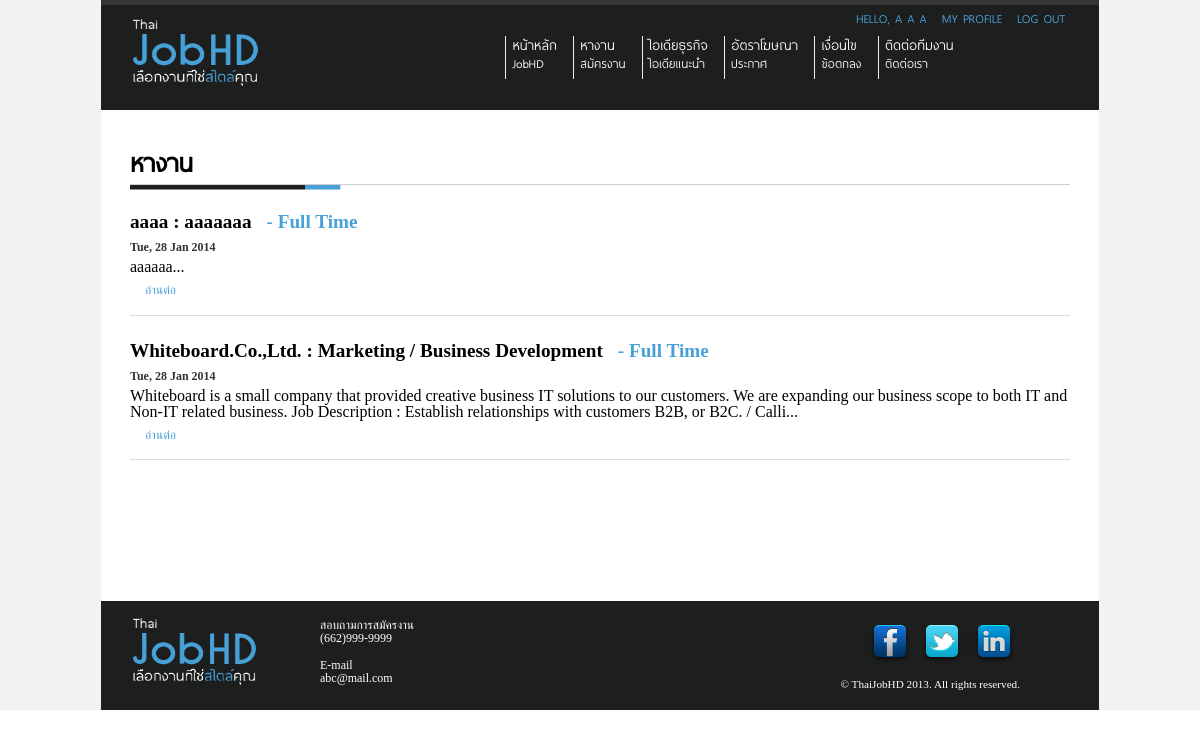
The app's page /Site/find-job.php (signed in) with its own data.
### tables this page shows
CREATE TABLE IF NOT EXISTS `buildthedot_thaijobhd_user_account` (
  `id` int(11) NOT NULL AUTO_INCREMENT,
  `email` varchar(200) NOT NULL,
  `password` varchar(250) NOT NULL,
  `firstname` varchar(200) NOT NULL,
  `midname` varchar(200) NOT NULL,
  `lastname` varchar(200) NOT NULL,
  `profile_picture` varchar(200) NOT NULL,
  `job_id` int(40) NOT NULL,
  `job_status` varchar(100) NOT NULL,
  `admin_status` int(1) NOT NULL,
  `birthdate` date NOT NULL,
  `place_of_birth` varchar(200) NOT NULL,
  `age` int(10) NOT NULL,
  `nationality` varchar(100) NOT NULL,
  `religion` varchar(100) NOT NULL,
  `height` int(10) NOT NULL,
  `weight` int(10) NOT NULL,
  `blood` varchar(10) NOT NULL,
  `lesion` varchar(100) NOT NULL,
  `current_address` varchar(250) NOT NULL,
  `phone_number` varchar(100) NOT NULL,
  `relationship_status` varchar(100) NOT NULL,
  `pouse_name` varchar(100) NOT NULL,
  `number_of_children` int(10) NOT NULL,
  `military_status` varchar(100) NOT NULL,
  `current_address_status` varchar(20) NOT NULL,
  `father_name` varchar(100) NOT NULL,
  `father_age` int(10) NOT NULL,
  `father_career` varchar(100) NOT NULL,
  `father_live_status` varchar(10) NOT NULL,
  `mother_name` varchar(100) NOT NULL,
  `mother_age` int(10) NOT NULL,
  `mother_career` varchar(100) NOT NULL,
  `mother_live_status` varchar(10) NOT NULL,
  PRIMARY KEY (`id`),
  UNIQUE KEY `email` (`email`)
);

CREATE TABLE IF NOT EXISTS `buildthedot_thaijobhd_job` (
  `JobID` int(11) NOT NULL AUTO_INCREMENT,
  `CompanyName` varchar(500) NOT NULL,
  `PositionThai` varchar(500) NOT NULL,
  `PositionEng` varchar(500) NOT NULL,
  `Place` varchar(1000) NOT NULL,
  `Quantity` varchar(100) NOT NULL,
  `property` varchar(1000) NOT NULL,
  `Saraly` varchar(100) NOT NULL,
  `JobDescription` varchar(1000) NOT NULL,
  `Recomment` int(11) NOT NULL,
  `StartTime` date NOT NULL,
  `EndTime` date NOT NULL,
  `JobType` int(11) NOT NULL,
  PRIMARY KEY (`JobID`)
);

### Site/admin/include/initial/pagination.php (called while the page is built, shortened)
<?php
$page=1;
$page_limit=10;
if(isset($_GET['page']) && $_GET['page']!=''){
	$page=$_GET['page'];
}
else{
	$page=1;
}
$start=($page-1)*$page_limit;
?>

### Site/find-job.php (the view, shortened to what this page needs)
<?php
$rootpath = "./";
include ("include/header.php");
include ("include/top-menu.php");
include("admin/include/initial/pagination.php");
?>
    <div id="content" class="container_12">
        <div class="grid_12" id="main">
        	<div id="head-title">
    		<h1>หางาน</h1>
        </div>
        <?php
			$sql="
			SELECT *
			FROM  `buildthedot_thaijobhd_job`
			ORDER BY JobID DESC
			";
			$result=@mysql_query($sql);
			$number_of_items=@mysql_num_rows($result);
			$sql="
			SELECT *
			FROM  `buildthedot_thaijobhd_job`
			ORDER BY JobID DESC
			LIMIT {$start} , {$page_limit} ;
			";
			$result=@mysql_query($sql);
			while($rs=@mysql_fetch_array($result))
			{
		?>
            <h6 id="headline"><a href="find-job-detail.php?id=<?php echo $rs['JobID']; ?>"><font color="black"><?php echo $rs['CompanyName'] . " : " . $rs['PositionThai'];?></font></a><span id="job-type">-
            <?php if((int)$rs['JobType'] == 0){ ?> Part Time  <?php }else{ ?>Full Time <?php } ?></span></h6>
            <h5 class="date"><?php echo date("D, d M Y"); ?></h5>
            <?php echo substr($rs['JobDescription'],0,250)."..."; ?>
            <p><span id="read-more"><a href="find-job-detail.php?id=<?php echo $rs['JobID']; ?>">อ่านต่อ</a></span></p>
        <?php
       	 	}
	    ?>
        </div>
       <?php
       	echo "<font color='white'>s</font>".pagination($page_limit, $page, "find-job.php?page=", $number_of_items);
        ?>
    </div>
<?php
	include ("include/footer.php");
?>

### Site/include/top-menu.php (shortened to what this page needs)
<div id="wrapper">
	<div id="header" class="container_12">
		<div class="right"  class="grid_12">
			<ul id="my-profile">
<?php
				if(!isset($_SESSION['userid']) || empty($_SESSION['userid']) || $_SESSION['userid'] == ""){
?>
					<li>
						<a href="login.php" class="text-blue">Sign in</a>
					</li>
					<li>
						<a href="register.php" class="text-grey">Register</a>
					</li>
<?php
				}
				else{
?>
					<li class="text-blue">
<?php
						$sql_user = "
							SELECT *
							FROM  `buildthedot_thaijobhd_user_account`
							WHERE `id` = '".$_SESSION["userid"]."' ;
						";
						$result_user = @mysql_query($sql_user);
						if($result_user)
						{
							if($rs_user = @mysql_fetch_array($result_user)){
								echo "Hello, ".$rs_user["firstname"]." ".$rs_user["midname"]." ".$rs_user["lastname"];
							}
						}
						else {
							echo "Error";
						}
?>
					</li>
					<li>
						<a href="view-profile.php" class="text-blue">
							My Profile
						</a>
					</li>
					<li>
						<a href="include/module/logout_process.php" class="text-blue" id="logout">
							Log out
						</a>
					</li>
<?php
				}
?>
			</ul>
		</div>
		<div id="login-intro" class="grid_3">
			<a href="<?php echo $rootpath; ?>"><img src="images/logo.png" alt="ThaiJobHD" width="130" height="71"></a>
		</div>
		<div id="top-nav" class="grid_8 prefix_1">
			<ul>
				<li>
					<a href="index.php">หน้าหลัก
					<br/>
					<span id="sub-memu">JobHD</span></a>
				</li>
				<li>
					<a href="find-job.php">หางาน
					<br/>
					<span id="sub-memu">สมัครงาน</span></a>
				</li>
				<li>
					<a href="business-idea.php">ไอเดียธุรกิจ
					<br/>
					<span id="sub-memu">ไอเดียแนะนำ</span></a>
				</li>
				<li>
					<a href="advertisement-rate.php">อัตราโฆษณา
					<br/>
					<span id="sub-memu">ประกาศ</span></a>
				</li>
				<li>
					<a href="condition.php">เงื่อนไข
					<br/>
					<span id="sub-memu">ข้อตกลง</span></a>
				</li>
				<li>
					<a href="contact-us.php">ติดต่อทีมงาน
					<br/>
					<span id="sub-memu">ติดต่อเรา</span></a>
				</li>
			</ul>
		</div>
	</div>

### Site/css/960.css (style rules this page uses)
body { min-width: 960px; }
.container_12, .container_16 { margin-left: auto; margin-right: auto; width: 960px; }
.grid_1, .grid_2, .grid_3, .grid_4, .grid_5, .grid_6, .grid_7, .grid_8, .grid_9, .grid_10, .grid_11, .grid_12, .grid_13, .grid_14, .grid_15, .grid_16 { display: inline; float: left; margin-left: 10px; margin-right: 10px; }
.container_12 .grid_3, .container_16 .grid_4 { width: 220px; }
.container_12 .grid_12, .container_16 .grid_16 { width: 940px; }
.container_12 .grid_8 { width: 620px; }
.container_12 .prefix_1 { padding-left: 80px; }
.clearfix:before, .clearfix:after, .container_12:before, .container_12:after, .container_16:before, .container_16:after { content: '.'; display: block; overflow: hidden; visibility: hidden; font-size: 0; line-height: 0; width: 0; height: 0; }
.clearfix:after, .container_12:after, .container_16:after { clear: both; }
.clearfix, .container_12, .container_16 { zoom: 1; }

### Site/css/style.css (style rules this page uses)
.right { float: right; }
h1, h2, h3, h4, h5, h6 { margin: 0.523em 0; }
h1 { font-size: 1.425em; }
h5 { font-size: 0.525em; }
p { line-height: 1.8em; text-align: justify; }
a, a:visited { text-decoration: none; outline: 0; }
p a, p a:visited { line-height: inherit; }
.text-blue { color: #47A0D8; }
#wrapper { background-color: #F2F2F2; }
#header, #search-bar, #content, #footer { padding: 0px 1.2em; }
#header { background-color: #1d1e1e; border-top-width: 5px; border-top-style: solid; border-top-color: #353535; height: 105px; }
#login-intro { padding-top: 10px; }
.date { font-size: 0.75em; color: #333; }
#top-nav ul { list-style-type: none; padding-left: 55px; }
#top-nav li { float: left; display: block; border-left-width: 1px; border-left-style: solid; border-left-color: #eeefef; padding-right: 1em; padding-bottom: 0.5em; padding-left: 0.4em; margin-top: 10px; }
#top-nav li a { font-family: "CustomFont", Verdana, Tahoma; color: #FFF; margin-top: 0; font-size: 1.1em; }
#my-profile { text-transform: uppercase; padding-top: 5px; }
#my-profile li { font-family: "CustomFont", Verdana, Tahoma; margin-right: 15px; display: block; text-decoration: none; float: left; }
#sub-memu { font-size: 0.9em; }
#content { padding-top: 20px; padding-bottom: 100px; background-color: white; }
#content h1 { font-family: "CustomFont", Verdana, Tahoma; font-size: 2em; border-bottom-width: 1px; border-bottom-style: solid; border-bottom-color: #cfcfcf; padding-bottom: 5px; }
#head-title { background-image: url(../images/title-bar.png); background-repeat: no-repeat; background-position: -3px 37px; height: 50px; margin-bottom: 15px; }
#headline { font-size: 1.2em; color: #cfcfcf; }
#read-more a { font-size: 0.8em; color: #47a0d8; margin-left: 15px; }
#main p { font-size: 0.95em; border-bottom-width: 1px; border-bottom-style: solid; border-bottom-color: #dedddd; padding-bottom: 10px; margin-bottom: 25px; }
#job-type { color: #47a0d8; margin-left: 15px; }

### records on screen
buildthedot_thaijobhd_user_account: firstname "A", midname "A", lastname "A"
buildthedot_thaijobhd_job: CompanyName "aaaa", PositionThai "aaaaaaa", JobType "Full Time", JobDescription "aaaaaa"
buildthedot_thaijobhd_job: CompanyName "Whiteboard.Co.,Ltd.", PositionThai "Marketing / Business Development", JobType "Full Time", JobDescription "Whiteboard is a small company that provided creative business IT solutions to our customers. We are expanding our business scope to both IT and Non-IT related business. Job Description : Establish relationships with customers B2B, or B2C. / Calli"
